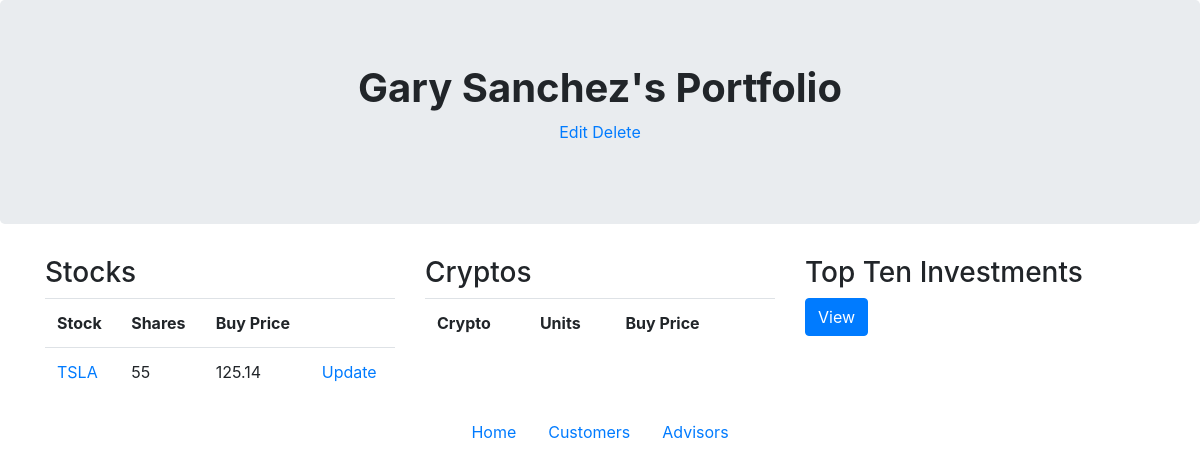
/customer/3/, run on the app's committed database.
### financial/models.py (models this page shows, shortened)
class Customer(models.Model):
    name = models.CharField(max_length=50)
    address = models.CharField(max_length=50)
    city = models.CharField(max_length=30)
    state = models.CharField(max_length=30)
    zip = models.DecimalField(max_digits=5, decimal_places=0)
    email = models.CharField(max_length=50)
    phone = models.CharField(max_length=12)

class Stock(models.Model):
    customer = models.ForeignKey('Customer', on_delete=models.CASCADE)
    symbol = models.CharField(max_length=6)
    name = models.CharField(max_length=30)
    numShares = models.DecimalField(max_digits=10, decimal_places=0)
    buyPrice = models.DecimalField(max_digits=10, decimal_places=2)
    buyDate = models.DateField(default=date.today())

### financial/views.py (the view)
# urls.py: url(r'^customer/(\d+)/$', views.oneCustomer, name='onecustomer'),
def oneCustomer(request, customer_id):
    customer = get_object_or_404(Customer, pk=customer_id)
    return render(request, 'financial/oneCustomer.html', {'customer': customer})

### financial/templates/financial/oneCustomer.html (shortened to what this page needs)
<!doctype html>
<html lang="en">
  <head>
    <link rel="stylesheet" href="https://maxcdn.bootstrapcdn.com/bootstrap/4.0.0/css/bootstrap.min.css">
  </head>
  <body>
    <div class ="jumbotron text-center">
        <h1><b>{{ customer.name }}'s Portfolio</b></h1>
        <p><a href="./update/">Edit</a> <a href="./delete/"> Delete</a></p>
    </div>
     <div class="container">
        <div class="row">
            <div class="col-sm-4">
                <h3>Stocks</h3>
                <table class="table">
                    <tr>
                        <th>Stock</th>
                        <th>Shares</th>
                        <th>Buy Price</th>
                        <th></th>
                    </tr>
                    {%  for stock in customer.stock_set.all %}
                    <tr>
                        <td><a href="../{{ stock.customer.id }}/s/{{ stock.id }}">{{ stock.symbol }}</a></td>
                        <td>{{ stock.numShares }}</td>
                        <td>{{ stock.buyPrice }}</td>
                        <td><a href="../{{ stock.customer.id }}/s/{{ stock.id }}/update">Update</a></td>
                    </tr>
                    {% endfor %}
                </table>
            </div>
            <div class="col-sm-4">
                <h3>Cryptos</h3>
                <table class="table">
                    <tr>
                        <th>Crypto</th>
                        <th>Units</th>
                        <th>Buy Price</th>
                        <th></th>
                    </tr>
                </table>
            </div>
            <div class="col-sm-4">
                <h3>Top Ten Investments</h3>
                <button type="button" class="btn btn-primary" onclick="location.href = 'http://127.0.0.1:8000/topten/1';">View</button>
            </div>
    </div>
         <div class="container">
        <ul class="nav justify-content-center">
            <li class="nav-item">
                <a class="nav-link" href="http://127.0.0.1:8000">Home</a>
            </li>
            <li class="nav-item">
                <a class="nav-link" href="http://127.0.0.1:8000/customer/">Customers</a>
            </li>
            <li class="nav-item">
                <a class="nav-link" href="http://127.0.0.1:8000/admin/financial/customer/">Advisors</a>
            </li>
        </ul>
    </div>
  </body>
</html>

### data on the page
Customer: name "Gary Sanchez"
Stock: symbol "TSLA", numShares "55", buyPrice "125.14"
